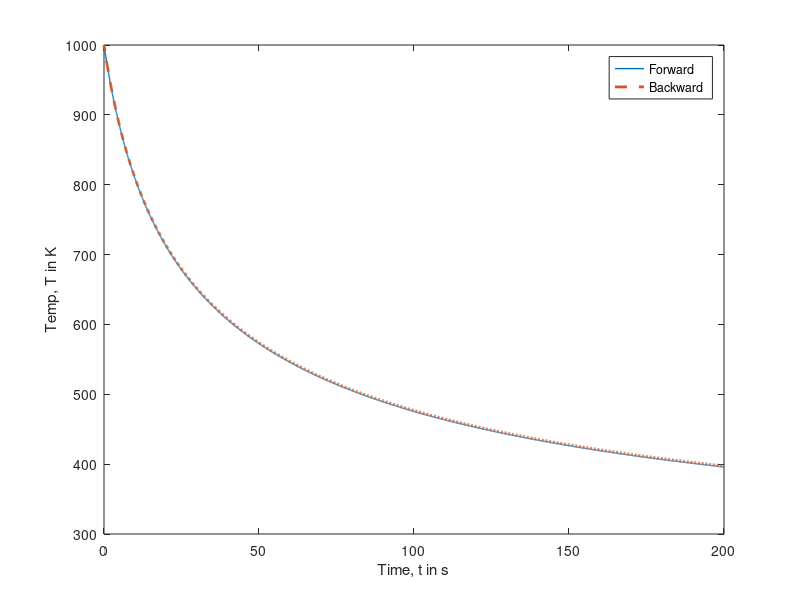

Reproduce this figure in MATLAB.

function mse = EulerMethod()

	k = -3e-11;
	tf = 200;
	ti = 0;
	step = 0.05;
	n = (tf - ti) / step;
	t = (0 : step : tf)';
	T = zeros(n + 1, 1);
  F = zeros(n + 1, 1);
  B = zeros(n + 1, 1);

	temp_init = 1000;
	temp_final = 300;

	T(1) = temp_init;
	T(n) = temp_final;
  
  % Forward: 
	for i = 1 : n
		dT = k * ((T(i)^4) - (temp_final^4));
		T(i + 1) = T(i) + dT * step;
  end
  F = T;
	plot(t, T, "LineWidth", 1);
  hold on;
  
  % Backward:
  dT = k * ((T(1)^4) - (temp_final^4));
  T(2) = T(1) - (dT * step);
	for i = 1 : n
     dT = k * ((T(i + 1)^4) - (temp_final^4));
     T(i + 1) = T(i) + dT * step;
  end
  B = T;
	plot(t, T, "--", "LineWidth", 2);
  xlabel("Time, t in s");
  ylabel("Temp, T in K");
  legend("Forward", "Backward");
  hold off;

  mse = sum((F - B).^2) / n;
  
end